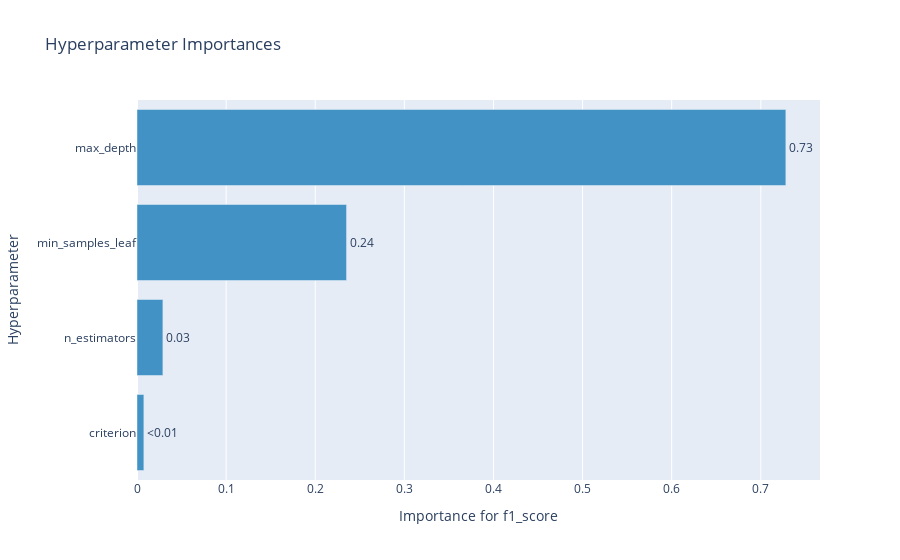

This figure's notebook cell:
### Code cell
optuna.visualization.plot_param_importances(study, target_name="f1_score")

### Figure 1 — Plotly figure (JSON) as saved in the notebook; plotly's stock layout.template omitted (floating-point values rounded to 4 significant figures)
{"data": [{"cliponaxis": false, "hovertemplate": ["criterion (CategoricalDistribution): 0.0077130592435576545<extra></extra>", "n_estimators (IntDistribution): 0.02906302482607253<extra></extra>", "min_samples_leaf (IntDistribution): 0.2351354618454317<extra></extra>", "max_depth (IntDistribution): 0.7280884540849382<extra></extra>"], "marker": {"color": "rgb(66,146,198)"}, "orientation": "h", "text": ["<0.01", "0.03", "0.24", "0.73"], "textposition": "outside", "type": "bar", "x": [0.007713, 0.02906, 0.2351, 0.7281], "y": ["criterion", "n_estimators", "min_samples_leaf", "max_depth"]}], "layout": {"showlegend": false, "title": {"text": "Hyperparameter Importances"}, "xaxis": {"title": {"text": "Importance for f1_score"}}, "yaxis": {"title": {"text": "Hyperparameter"}}}}
